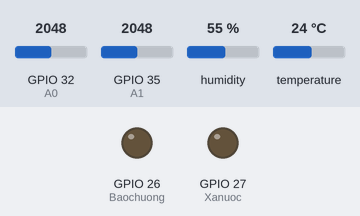
Simulated run of this sketch. Board: ESP32. Parts: output pins drawn as LEDs (lit = HIGH). Inputs (shaded band) come from the test bench; at power-on: temperature 24 °C, GPIO 35 (A1) = 2048, GPIO 32 (A0) = 2048, humidity 55 %. What the sketch prints to the serial monitor is not drawn.

Above: at 2.2 s.
2.3 s: temperature set to 41 °C
At 6.2 s:
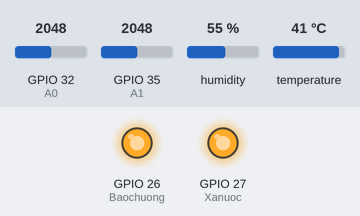
6.5 s: temperature set to 37 °C
11.2 s: temperature set to 34 °C
16.1 s: GPIO 35 (A1) set to 3040
At 38.0 s:
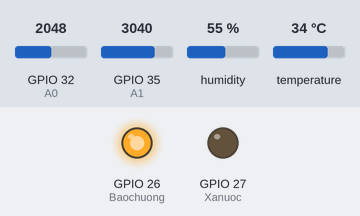
Timing chart, 0 to 38.7 s (numbered marks = the images above; inputs shaded):
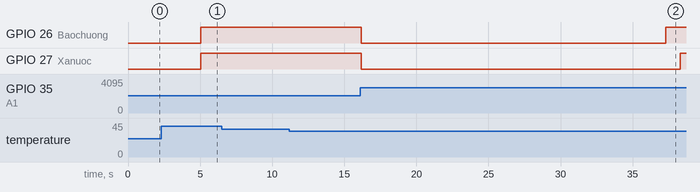

The sketch:

sketch_jun26a.ino
```cpp
#include <DHT.h>
#include <esp_sleep.h>

#define DHTPIN 33  // Chân tín hiệu của cảm biến nhiệt độ
#define A0 32      // Chân tín hiệu của cảm biến khói
#define A1 35      // Chân tín hiệu của cảm biến lửa
#define DHTTYPE DHT11

DHT dht(DHTPIN, DHTTYPE);

#define Baochuong 26 // Chân điều khiển báo chuông
#define Xanuoc 27    // Chân điều khiển xả nước

#define uS_TO_S_FACTOR 1000000ULL  // Hệ số chuyển đổi từ micro giây sang giây

int dem_lua = 0;
int dem_khoi = 0;
int count = 0;

void setup() {
    Serial.begin(9600);
    dht.begin();
    pinMode(Baochuong, OUTPUT);
    pinMode(Xanuoc, OUTPUT);
    pinMode(A0, INPUT);
    pinMode(A1, INPUT);
    delay(1000);
    Serial.println("ESP32 Awake!");
}
// Hàm điều khiển output

void baochuong() {
    digitalWrite(Baochuong, HIGH);
    digitalWrite(Xanuoc, LOW);
}

void xanuoc() {
    digitalWrite(Baochuong, HIGH);
    digitalWrite(Xanuoc, HIGH);
}

void offdevice() {
    digitalWrite(Baochuong, LOW);
    digitalWrite(Xanuoc, LOW);
}

void loop() {
    float temp = dht.readTemperature();
    int smoke = analogRead(A0);
    int fire = analogRead(A1);

    if (smoke > 5000 || temp > 35 || fire > 3000) {
        if (smoke > 5000) {
            Serial.println(smoke);
            checksmoke(smoke);
        }
        if (temp > 35) {
            Serial.println(temp);
            checknhiet(temp);
        }
        if (fire > 3000) {
            Serial.println(fire);
            checkfire(fire);
        }
    }
        else {
        count++;
        Serial.println("No problem");
        if (count >= 5) {
            count = 0;
            goToSleep(5); // Deep sleep for 10 seconds
        }
    }
    delay(1000); // Độ trễ để tránh quá tải CPU
}

// Hàm kiểm tra khói
void checksmoke(int smoke) {
    delay(1000);
    Serial.print("Gia tri khoi: ");
    Serial.println(smoke);
    Serial.print("Giá trị bộ đếm khói: ");
    Serial.println(dem_khoi);
    if (smoke > 5000) {
        count=0;
        dem_khoi++;
        if (dem_khoi > 5) {
            xanuoc();
            while (analogRead(A0) > 5000) {
                delay(1000);
                Serial.print("Gia tri khoi: ");
                Serial.println(analogRead(A0));
                xanuoc();
            }
            offdevice();
            dem_khoi = 0;
            dem_lua = 0;

        } else {
            baochuong();
            checknhiet(dht.readTemperature());
        }

    } else {
        count++;
        offdevice();
        dem_khoi = 0;
      if (count >= 5) {
      count = 0;
      goToSleep(5);
    }else{
      checkfire(analogRead(A1));
    }
  }

}

// Hàm kiểm tra nhiệt độ
void checknhiet(float temp) {
    delay(2000);
    Serial.print("Gia tri nhiet: ");
    Serial.println(temp);

    if (isnan(temp)) {
        Serial.println("Failed to read from DHT sensor!");
    }
    if (temp > 35) {
        count=0;
        xanuoc();
        dem_khoi = 0;
        dem_lua = 0;
        checknhiet(dht.readTemperature());
    } else{
      checksmoke(analogRead(A0));
    }
}

// Hàm kiểm tra lửa
void checkfire(int fire) {
    delay(1000);
    Serial.print("Gia tri lua: ");
    Serial.println(fire);
    if (fire > 3000) {
        count=0;
        Serial.print("Gia trị bộ đếm lửa: ");
        Serial.println(dem_lua);
        dem_lua++;
        if (dem_lua > 5) {
            baochuong();
            dem_lua = 0;
            dem_khoi = 0;
            while (analogRead(A1) > 3000) {
                delay(1000);
                Serial.print("Gia tri lua: ");
                Serial.println(analogRead(A1));
                xanuoc();
            }
            offdevice();
            checknhiet(dht.readTemperature());
        }else{
          checknhiet(dht.readTemperature());
        }
    } else {
        dem_lua = 0;
        offdevice();
        checksmoke(analogRead(A0));
    }
}

// Hàm để đưa ESP32 vào chế độ deep sleep
void goToSleep(int sleep_time_sec) {
    Serial.println("Going to sleep now");
    esp_sleep_enable_timer_wakeup(sleep_time_sec * uS_TO_S_FACTOR);
    Serial.flush();
    esp_deep_sleep_start();
}
```

Measured:
- after the input at 2.3 s, GPIO 26 (Baochuong), GPIO 27 (Xanuoc): LOW → HIGH after 2.7 s
- after the input at 6.5 s, every drawn part: stays the same
- after the input at 11.2 s, every drawn part: stays the same
